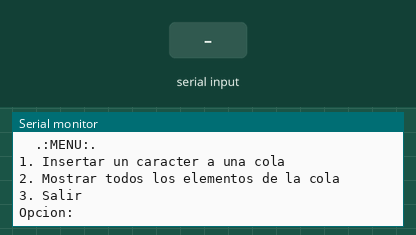
A program run on a simulated Arduino Uno, built with avr-gcc and run on an emulated ATmega328P. Shown: the last lines printed to the serial monitor. The test bench sets the inputs (shaded band).

Above: at 1.2 s.
1.3 s: "90,45\n" received over Serial
At 1.42 s:
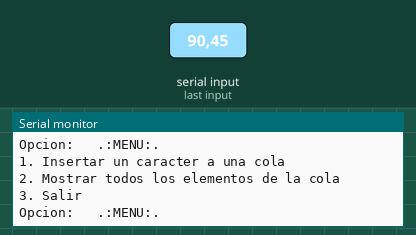
2.9 s: "1\n" received over Serial
At 2.97 s:
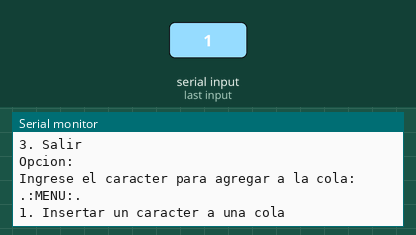
4.4 s: "2\n" received over Serial
At 4.47 s:
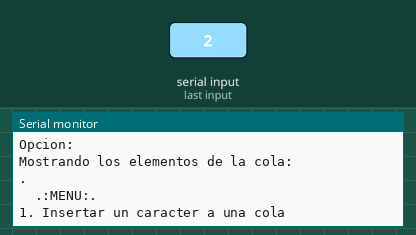

Measured:
- after the input at 1.3 s, the serial monitor: prints a new line at once (image 1)
- after the input at 2.9 s, the serial monitor: prints a new line at once (image 2)
- after the input at 4.4 s, the serial monitor: prints a new line at once (image 3)

The program:

main.cpp
```cpp
#include <Arduino.h>

struct Nodo{
  char dato;
  Nodo *siguiente;
};

Nodo *frente = NULL;
Nodo *fin = NULL;

void setup() {
  Serial.begin(9600);
}

void loop() {
  int opc;
  char dato;

  Serial.println("\t.:MENU:.");
  Serial.println("1. Insertar un caracter a una cola");
  Serial.println("2. Mostrar todos los elementos de la cola");
  Serial.println("3. Salir");
  Serial.print("Opcion: ");
  while (!Serial.available()) {}
  opc = Serial.parseInt();

  switch(opc){
    case 1: Serial.print("\nIngrese el caracter para agregar a la cola: ");
            while (!Serial.available()) {}
            dato = Serial.read();
            insertarCola(frente,fin,dato);
            break;
    case 2: Serial.println("\nMostrando los elementos de la cola: ");
            while(frente != NULL){
              suprimirCola(frente,fin,dato);
              if(frente != NULL){
                Serial.print(dato);
                Serial.print(" , ");
              }
              else{
                Serial.print(dato);
                Serial.print(".");
              }
            }
            Serial.println();
            system("pause");
            break;
    case 3: return;
  }
}
//Función para insertar elementos en la cola
void insertarCola(Nodo *&frente,Nodo *&fin,char n){
  Nodo *nuevo_nodo = new Nodo();

  nuevo_nodo->dato = n;
  nuevo_nodo->siguiente = NULL;

  if(frente == NULL){
    frente = nuevo_nodo;
  }
  else{
    fin->siguiente = nuevo_nodo;
  }

  fin = nuevo_nodo;
}

//Función para determinar si la cola está vacía
bool cola_vacia(Nodo *frente){
  return (frente == NULL)? true : false;
}

//Función para eliminar elementos de la cola
void suprimirCola(Nodo *&frente,Nodo *&fin,char &n){
  n = frente->dato;
  Nodo *aux = frente;

  if(frente == fin){
    frente = NULL;
    fin = NULL;
  }
  else{
    frente = frente->siguiente;
  }

  delete aux;
}
```
